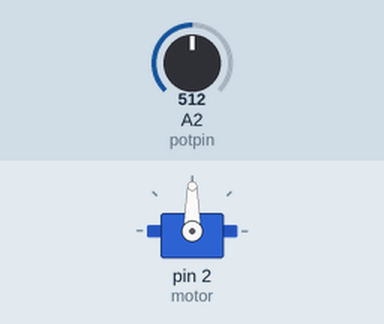
The sketch below on a simulated Arduino Uno, built with avr-gcc and run on an emulated ATmega328P. Shown: servo. Inputs (shaded band) come from the test bench; at power-on: A2 (potpin) = 512.

Above: at 1.2 s.
1.3 s: A2 (potpin) set to 716
At 2.0 s:
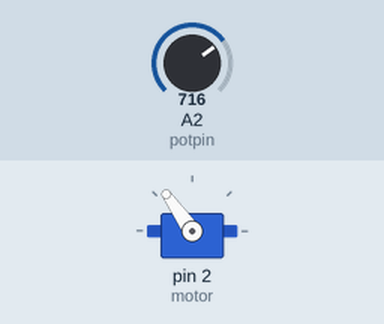
2.8 s: A2 (potpin) set to 900
At 4.0 s:
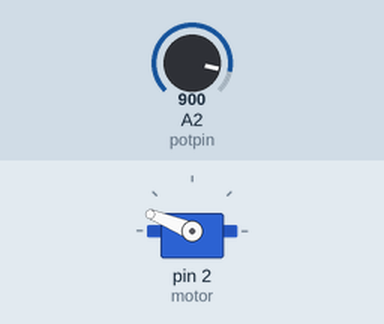
4.3 s: A2 (potpin) set to 1023
At 5.5 s:
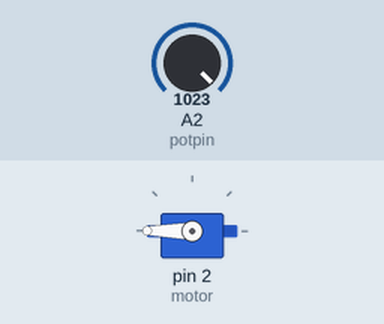
5.8 s: A2 (potpin) set to 306
At 6.3 s:
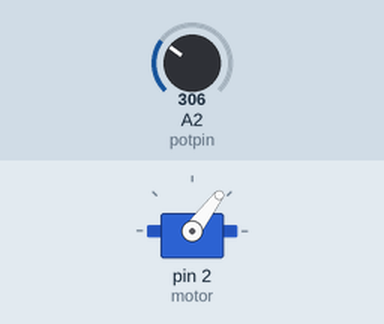
7.3 s: A2 (potpin) set to 122
At 7.8 s:
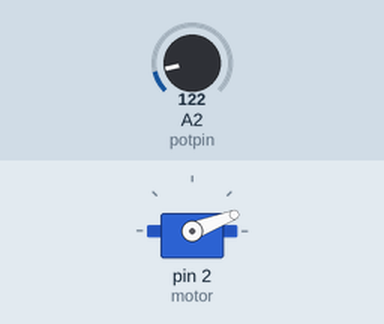
Timing chart, 0 to 9.8 s (numbered marks = the images above; inputs shaded):
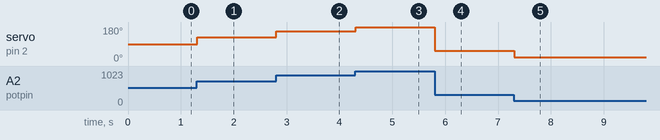

The sketch:

servo_with_potentiometer.ino
```cpp
#include <Servo.h>

Servo motor;
int potpin = A2;
int angle;
int val;

void setup() {
  motor.attach(2);

}

void loop() {
  val = analogRead(potpin);
  angle = map(val, 0, 1023, 0, 180);
  motor.write(angle);
  delay(15);
}
```

Measured:
- after the input at 1.3 s, servo on pin 2 (motor): 90° → 125° at once
- after the input at 2.8 s, servo on pin 2 (motor): 125° → 158° at once
- after the input at 4.3 s, servo on pin 2 (motor): 158° → 180° at once
- after the input at 5.8 s, servo on pin 2 (motor): 180° → 53° at once
- after the input at 7.3 s, servo on pin 2 (motor): 53° → 21° at once
